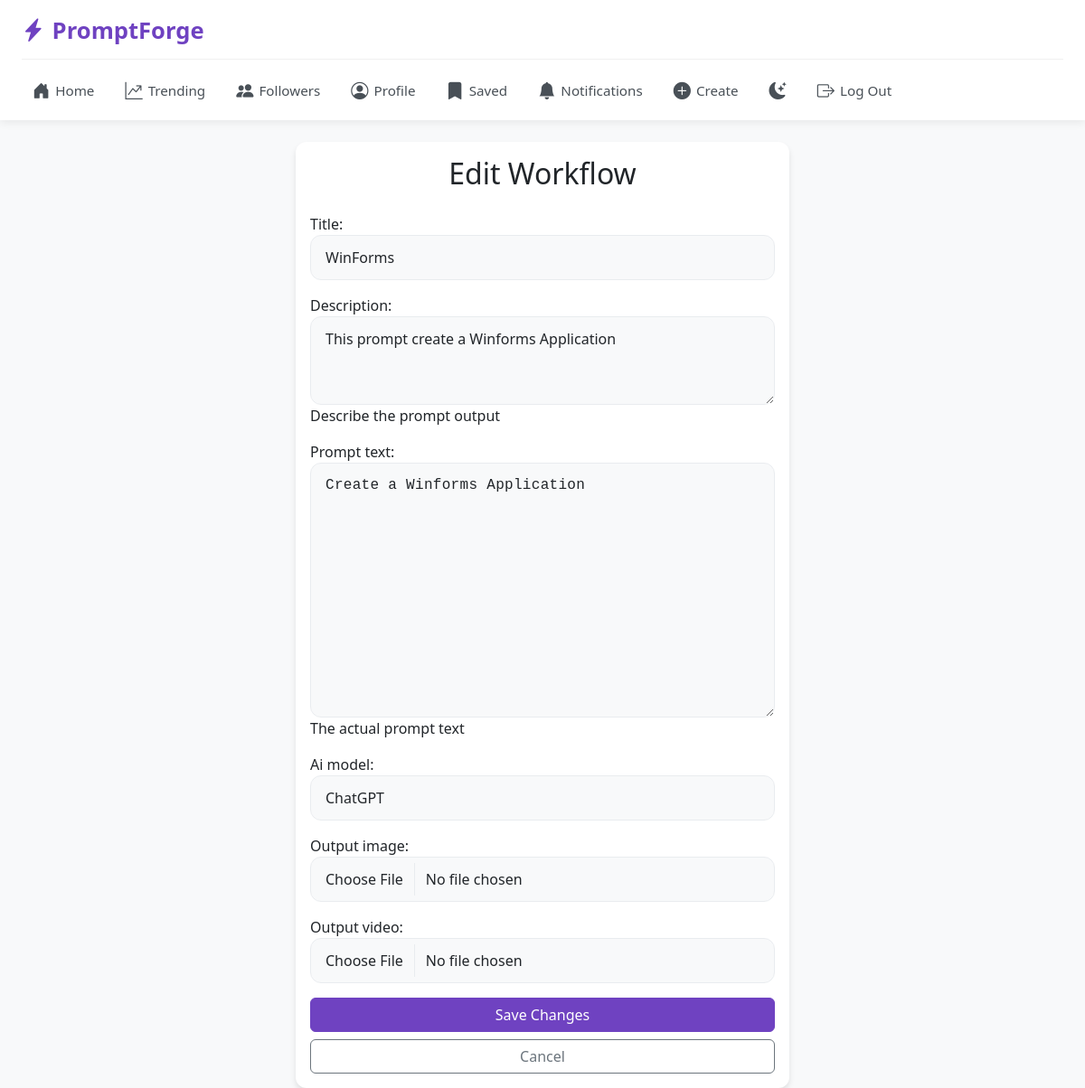
The page /workflow/2/update/ (signed in) on the database its author committed.
### workflows/models.py (models this page shows, shortened)
class Workflow(models.Model):
    AI_MODELS = (
        ('ChatGPT', 'ChatGPT'), ('Midjourney', 'Midjourney'), ('Claude', 'Claude'),
        ('Gemini', 'Gemini'), ('Grok', 'Grok'), ('Kimi', 'Kimi'), ('Qwen', 'Qwen'), ('Other', 'Other')
    )
    author = models.ForeignKey(User, on_delete=models.CASCADE, related_name='workflows')
    title = models.CharField(max_length=250)
    description = models.TextField(help_text="Describe the prompt output")
    prompt_text = models.TextField(help_text="The actual prompt text")
    ai_model = models.CharField(max_length=60, choices=AI_MODELS)
    output_image = models.ImageField(upload_to='outputs/', blank=True, null=True)
    output_video = models.FileField(upload_to='outputs/videos/', blank=True, null=True)
    created_at = models.DateTimeField(auto_now_add=True)
    updated_at = models.DateTimeField(auto_now=True)
    class Meta:
        ordering = ['-created_at']

### workflows/views.py (the view)
# urls.py: path('workflow/<int:pk>/update/', views.update_workflow_view, name='update'),
@login_required
def update_workflow_view(request, pk):
    workflow = get_object_or_404(Workflow, pk=pk)
    if workflow.author != request.user: return redirect('feed')
    if request.method == 'POST':
        form = WorkflowForm(request.POST, request.FILES, instance=workflow)
        if form.is_valid():
            form.save()
            return redirect('detail', pk=workflow.pk)
    else:
        form = WorkflowForm(instance=workflow)
    return render(request, 'workflows/update_workflow.html', {'form': form})

### workflows/context_processors.py (called while the page is built)
def unread_notifications(request):
    if request.user.is_authenticated:
        return {'unread_notifications_count': request.user.notifications.filter(is_read=False).count()}
    return {'unread_notifications_count': 0}

### workflows/templates/workflows/update_workflow.html (shortened to what this page needs)
{% extends 'workflows/base.html' %}
{% block content %}
<div class="row justify-content-center">
    <div class="col-md-6">
        <div class="card">
            <div class="card-body">
                <h2 class="card-title text-center mb-4">Edit Workflow</h2>
                <form method="POST" enctype="multipart/form-data">
                    <div class="mb-3">
                        {{ form.as_p }}
                    </div>
                    <div class="d-grid gap-2">
                        <button type="submit" class="btn btn-primary">Save Changes</button>
                        <a href="{% url 'detail' workflow.pk %}" class="btn btn-outline-secondary">Cancel</a>
                    </div>
                </form>
            </div>
        </div>
    </div>
</div>
{% endblock %}

### workflows/templates/workflows/base.html (style rules this page uses)
body { background-color: #f8f9fa; transition: background-color 0.3s ease, color 0.3s ease; }
.card { box-shadow: 0 4px 6px rgba(0,0,0,0.1); border: none; border-radius: 12px; transition: background-color 0.3s ease; }
.btn-primary { background-color: #6f42c1; border-color: #6f42c1; }
.modern-input { background-color: #f8f9fa; border: 1px solid #e9ecef; border-radius: 12px; padding: 12px 16px; font-size: 1rem; transition: all 0.2s ease; box-shadow: none; color: #212529; }
textarea.modern-input.code-editor { font-family: 'Courier New', Courier, monospace; line-height: 1.6; letter-spacing: 0.3px; }

### rows shown on the page
Workflow: title "WinForms", description "This prompt create a Winforms Application", prompt_text "Create a Winforms Application", ai_model "ChatGPT"
